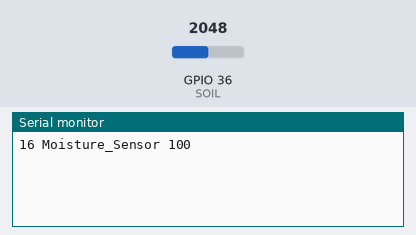
A program run on a simulated ESP32. On the bench: the last lines printed to the serial monitor. The inputs (shaded band) are chosen by the test bench; at power-on: GPIO 36 (SOIL) = 2048.

Above: at 1.2 s.
1.3 s: GPIO 36 (SOIL) set to 2866
At 6.4 s:
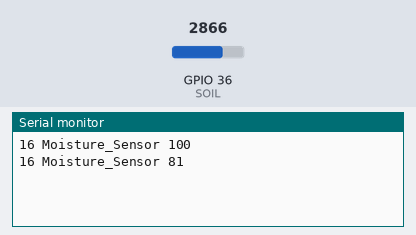
7.3 s: GPIO 36 (SOIL) set to 3603
At 11.4 s:
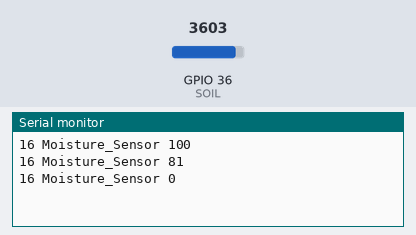
Timing chart, 0 to 12.9 s (numbered marks = the images above; inputs shaded):
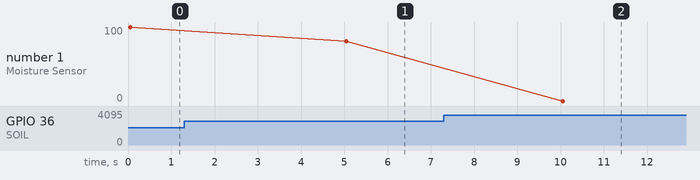

The program:

main.cpp
```cpp
#include <Arduino.h>
#include <SPI.h>
#include <Wire.h>

#define SOIL 36

String getMoisture();

const int airValue = 3600;
const int waterValue = 2700;
int soilMoistureValue = 0;
int soilmoisturepercent = 0;

void setup() {
  Serial.begin(115200);
  delay(50);
}

void loop() {
  String moisturePer = getMoisture();
  Serial.println("16 Moisture_Sensor " + moisturePer);
  delay(5000);
}

String getMoisture() {
  String mositurePer = "";

  soilMoistureValue = analogRead(SOIL);
  soilmoisturepercent = map(soilMoistureValue, airValue, waterValue, 0, 100);
  if(soilmoisturepercent >= 100) {
    mositurePer = "100";
  } else if(soilmoisturepercent <= 0){
    mositurePer = "0";
  } else if(soilmoisturepercent > 0 && soilmoisturepercent < 100){
    mositurePer = soilmoisturepercent;
  }

  return mositurePer;
}
```

Measured:
- after the input at 1.3 s, the serial monitor: prints a new line after 3.8 s (image 1)
- after the input at 7.3 s, the serial monitor: prints a new line after 2.8 s (image 2)
- plotted number 1: 100 → 81 after the input at 1.3 s, 81 → 0 after the input at 7.3 s
